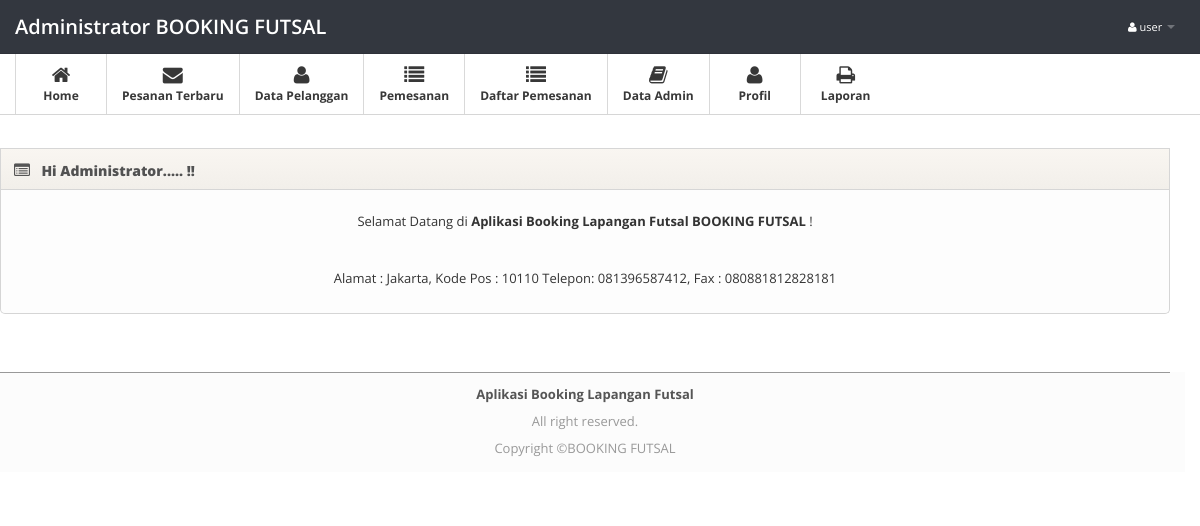
The app's page /admin/index.php (signed in) with its own data.
### tables this page shows
CREATE TABLE `profil` (
  `id_profil` int(11) NOT NULL,
  `namafutsal` varchar(35) NOT NULL,
  `alamat` text NOT NULL,
  `kodepos` varchar(5) NOT NULL,
  `fax` char(20) NOT NULL,
  `no_hp` char(12) NOT NULL
);

### db/config.php (called while the page is built, shortened)
<?php
$zz=mysql_fetch_array(mysql_query("Select * from profil where id_profil='1'"));
$namaprofil=$zz[namafutsal];
$alamatprofil=$zz[alamat];
$kodeposprofil=$zz[kodepos];
$faxprofil=$zz[fax];
$no_telponprofil=$zz[no_hp];
?>

### admin/index.php (the view, shortened to what this page needs)
<?php
include("../db/config.php");
 ?>
<!DOCTYPE html>
<html lang="en">
<head>
<link href="css/bootstrap.min.css" rel="stylesheet">
<link href="datepicker/datepicker3.css" rel="stylesheet">
<link href="css/bootstrap-responsive.min.css" rel="stylesheet">
<link href="css/font-awesome.css" rel="stylesheet">
<link href="css/style.css" rel="stylesheet">
<link href="css/pages/dashboard.css" rel="stylesheet">
  <link rel="stylesheet" type="text/css" href="plug/BeatPicker.min.css">
    <link rel="stylesheet" href="media/css/jquery.dataTables.css" type="text/css" />
</head>
<body>
<div class="navbar navbar-fixed-top">
  <div class="navbar-inner">
    <div class="container"><span class="icon-bar"></span><span class="icon-bar"></span> </a><a class="brand" href="index.php">Administrator <?php echo "$namaprofil";?></a>
      <div class="nav-collapse">
        <ul class="nav pull-right">
          <li class="dropdown"><a href="#" class="dropdown-toggle" data-toggle="dropdown"><i
            class="icon-user"></i> <?php echo $_SESSION['username']; ?> <b class="caret"></b></a>
          </li>
        </ul>
      </div>
    </div>
  </div>
</div>
<div class="subnavbar">
  <div class="subnavbar-inner">
    <div class="container">
      <ul class="mainnav">
        <li class="active"><a href="index.php"><i class="icon-home"></i><span>Home</span> </a></li>
        <li class="active"><a href="index.php?modul=pesananbaru"><i class="icon-envelope"></i><span>Pesanan Terbaru</span> </a></li>
        <li class="active"><a href="index.php?modul=pengunjung"><i class="icon-user"></i><span>Data Pelanggan</span> </a> </li>
         <li class="active"><a href="index.php?modul=boking"><i class="icon-list"></i><span>Pemesanan</span> </a> </li>
        <li class="active"><a href="index.php?modul=daftar_boking"><i class="icon-list"></i><span>Daftar Pemesanan</span> </a> </li>
        <li class="active"><a href="index.php?modul=admin"><i class="icon-book"></i><span>Data Admin</span> </a> </li>
        <li class="active"><a href="index.php?modul=profil"><i class="icon-user"></i><span>Profil</span> </a> </li>
        <li class="dropdown active">
          <a href="javascript:;" class="dropdown-toggle" data-toggle="dropdown">
            <i class="icon-print"></i>
            <span>Laporan</span>
            <b class="caret"></b>
          </a>
        </li>
      </ul>
    </div>
  </div>
</div>
<div class="main">
  <div class="main-inner">
    <div class="container">
      <div class="row">
        <div class="widget">
      <?php
if(!empty($_GET['modul']))
{
  if(file_exists("modul/$_GET[modul].php"))
  {
  include("modul/$_GET[modul].php");
  } else
  {
  echo "<h2>Error !<br/>Halaman Tidak Di Temukan !</h2>";
  }
} else
{
?>
      <div class="main">
        <div class="main-inner">
          <div class="container">
            <div class="row">
              <div class="span12">
                <div id ="target-1" class="widget">
                  <div class="widget-header"> <i class="icon-list-alt"></i>
                    <h3> Hi Administrator..... !!</h3>
                  </div>
                      <div class="widget-content">
                        <div class="widget big-stats-container">
                            <center>
                              <p>Selamat Datang di <b>Aplikasi Booking Lapangan Futsal <?php echo "$namaprofil";?></b> !<br />
                            </center>
                        </div>
                        <center>
                            Alamat : <?php echo "$alamatprofil";?>, Kode Pos : <?php echo "$kodeposprofil";?> Telepon: <?php echo "$no_telponprofil";?>, Fax : <?php echo "$faxprofil";?></p>
                        </center>
                  </div>
            </div>
        </div>
        <?php } ?>
    </div>
  </div>
</div>
<br />
<br />
<br />
<br />
<br />
<br />
<footer class="application-footer">
            <div class="container">
                <p><b>Aplikasi Booking Lapangan Futsal</b></p>
                <div class="disclaimer">
                    <p>All right reserved.</p>
                    <p>Copyright ©<?php echo "$namaprofil";?></p>
                </div>
            </div>
        </footer>
</body>
</html>

### admin/css/style.css (style rules this page uses)
.application-footer { background-color: #fcfcfc; z-index: 900; height: 100px; margin-top: -100px; clear: both; position: relative; }
.application-footer .container { padding-top: 10px; color: #555555; text-align: center; border-top: 1px solid #999999; }
.application-footer .container p { margin: 0 0 5px; }
.disclaimer { text-align: center; font-size: 11px; color: #999999; }
body { background: #FFFFFF; font: 13px/1.7em 'Open Sans'; }
p { font: 13px/1.7em 'Open Sans'; }
.navbar .container { position: relative; }
.navbar-inner { padding: 7px 0; background: #33373f; -moz-border-radius: 0; -webkit-border-radius: 0; border-radius: 0; }
.navbar-fixed-top { position: static; }
.navbar .nav a { font-size: 11px; }
.navbar .nav>li>a { color:#fff !important; }
.navbar .brand { font-weight: 600; position: relative; top: 2px; }
.subnavbar { margin-bottom: 2.5em; }
.subnavbar-inner { height: 60px; background: #fff; border-bottom: 1px solid #d6d6d6; }
.subnavbar .container > ul { display: inline-block; height: 80px; padding: 0; margin: 0; }
.subnavbar .container > ul > li { float: left; min-width: 90px; height: 60px; padding: 0; margin: 0; text-align: center; list-style: none; border-left: 1px solid #d9d9d9; }
.subnavbar .container > ul > li > a { display: block; height: 100%; padding: 0 15px; font-size: 12px; font-weight: bold; color: #b2afaa; }
.subnavbar .container > ul > li > a > i { display: inline-block; width: 24px; height: 24px; margin-top: 11px; margin-bottom: -3px; font-size: 20px; }
.subnavbar .container > ul > li > a > span { display: block; }
.subnavbar .container > ul > li.active > a { color: #383838; }
.subnavbar .caret { margin-top: 4px; border-top-color: white; border-bottom-color: white; }
.main { border-bottom: 0px solid #000; }
.widget { position: relative; clear: both; width: auto; margin-bottom: 2em; overflow: hidden; }
.widget-header { position: relative; height: 40px; line-height: 40px; background: #f9f6f1; background:-moz-linear-gradient(top, #f9f6f1 0%, #f2efea 100%); background:-webkit-gradient(linear, left top, left bottom, color-stop(0%,#f9f6f1), color-stop(100%,#f2efea)); background:-webkit-linear-gradient(top, #f9f6f1 0%,#f2efea 100%); background:-o-linear-gradient(top, #f9f6f1 0%,#f2efea 100%); background:-ms-linear-gradient(top, #f9f6f1 0%,#f2efea 100%); background:linear-gradient(top, #f9f6f1 0%,#f2efea 100%); filter: progid:DXImageTransform.Microsoft.gradient(startColorstr='#f9f6f1', endColorstr='#f2efea'); -ms-filter: "progid:DXImageTransform.Microsoft.gradient(startColorstr='#f9f6f1', endColorstr='#f2efea')"; border: 1px solid #d6d6d6; -webkit-background-clip: padding-box; }
.widget-header h3 { position: relative; top: 2px; left: 10px; display: inline-block; margin-right: 3em; font-size: 14px; font-weight: 800; color: #525252; line-height: 18px; text-shadow: 1px 1px 2px rgba(255,255,255,.5); }
.widget-header [class^="icon-"], .widget-header [class*=" icon-"] { display: inline-block; margin-left: 13px; margin-right: -2px; font-size: 16px; color: #555; vertical-align: middle; }
.widget-content { padding: 20px 15px 15px; background: #FDFDFD; border: 1px solid #D5D5D5; -moz-border-radius: 5px; -webkit-border-radius: 5px; border-radius: 5px; }
.widget-header+.widget-content { border-top: none; -webkit-border-top-left-radius: 0; -webkit-border-top-right-radius: 0; -moz-border-radius-topleft: 0; -moz-border-radius-topright: 0; border-top-left-radius: 0; border-top-right-radius: 0; }
.widget-content:before, .widget-content:after { content:""; display:table; }
.widget-content:after { clear:both; }
.widget-content { zoom:1; }

### records on screen
profil: namafutsal "BOOKING FUTSAL", alamat "Jakarta", kodepos "10110", no_hp "081396587412", fax "080881812828181"

### other values on screen
$_SESSION['username'] "user"
